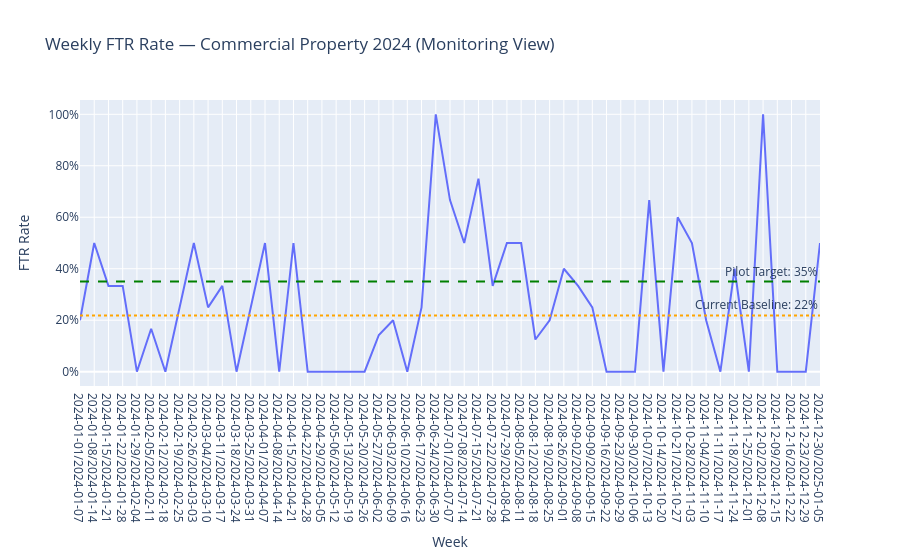

Notebook cell for this chart:
### Code cell
# ── Weekly FTR trend (simulated — showing how monitoring would look) ───────────
history["timestamp_dt"] = pd.to_datetime(history["timestamp"], format="%m/%d/%Y %I:%M %p")
history["week"] = history["timestamp_dt"].dt.to_period("W").astype(str)

weekly_ftr = (claims.merge(
    history.groupby("claim_id")["timestamp_dt"].min().reset_index(name="first_event"),
    on="claim_id")
 .assign(week=lambda d: pd.to_datetime(d["first_event"]).dt.to_period("W").astype(str))
 .groupby("week")
 .apply(lambda g: (g["final_group"]=="0").mean())
 .reset_index(name="ftr_rate"))

fig = px.line(weekly_ftr, x="week", y="ftr_rate",
              title="Weekly FTR Rate — Commercial Property 2024 (Monitoring View)",
              labels={"week": "Week", "ftr_rate": "FTR Rate"})
fig.add_hline(y=0.35, line_dash="dash", line_color="green",
              annotation_text="Pilot Target: 35%")
fig.add_hline(y=ftr_rate, line_dash="dot", line_color="orange",
              annotation_text=f"Current Baseline: {ftr_rate*100:.0f}%")
fig.update_yaxes(tickformat=".0%")
fig.show()

### Figure 1 — Plotly figure (JSON) as saved in the notebook; plotly's stock layout.template omitted (floating-point values rounded to 4 significant figures)
{"data": [{"hovertemplate": "Week=%{x}<br>FTR Rate=%{y}<extra></extra>", "legendgroup": "", "line": {"color": "#636efa", "dash": "solid"}, "marker": {"symbol": "circle"}, "mode": "lines", "name": "", "orientation": "v", "showlegend": false, "type": "scatter", "x": ["2024-01-01/2024-01-07", "2024-01-08/2024-01-14", "2024-01-15/2024-01-21", "2024-01-22/2024-01-28", "2024-01-29/2024-02-04", "2024-02-05/2024-02-11", "2024-02-12/2024-02-18", "2024-02-19/2024-02-25", "2024-02-26/2024-03-03", "2024-03-04/2024-03-10", "2024-03-11/2024-03-17", "2024-03-18/2024-03-24", "2024-03-25/2024-03-31", "2024-04-01/2024-04-07", "2024-04-08/2024-04-14", "2024-04-15/2024-04-21", "2024-04-22/2024-04-28", "2024-04-29/2024-05-05", "2024-05-06/2024-05-12", "2024-05-13/2024-05-19", "2024-05-20/2024-05-26", "2024-05-27/2024-06-02", "2024-06-03/2024-06-09", "2024-06-10/2024-06-16", "2024-06-17/2024-06-23", "2024-06-24/2024-06-30", "2024-07-01/2024-07-07", "2024-07-08/2024-07-14", "2024-07-15/2024-07-21", "2024-07-22/2024-07-28", "2024-07-29/2024-08-04", "2024-08-05/2024-08-11", "2024-08-12/2024-08-18", "2024-08-19/2024-08-25", "2024-08-26/2024-09-01", "2024-09-02/2024-09-08", "2024-09-09/2024-09-15", "2024-09-16/2024-09-22", "2024-09-23/2024-09-29", "2024-09-30/2024-10-06", "2024-10-07/2024-10-13", "2024-10-14/2024-10-20", "2024-10-21/2024-10-27", "2024-10-28/2024-11-03", "2024-11-04/2024-11-10", "2024-11-11/2024-11-17", "2024-11-18/2024-11-24", "2024-11-25/2024-12-01", "2024-12-02/2024-12-08", "2024-12-09/2024-12-15", "2024-12-16/2024-12-22", "2024-12-23/2024-12-29", "2024-12-30/2025-01-05"], "xaxis": "x", "y": [0.2, 0.5, 0.3333, 0.3333, 0.0, 0.1667, 0.0, 0.25, 0.5, 0.25, 0.3333, 0.0, 0.25, 0.5, 0.0, 0.5, 0.0, 0.0, 0.0, 0.0, 0.0, 0.1429, 0.2, 0.0, 0.25, 1.0, 0.6667, 0.5, 0.75, 0.3333, 0.5, 0.5, 0.125, 0.2, 0.4, 0.3333, 0.25, 0.0, 0.0, 0.0, 0.6667, 0.0, 0.6, 0.5, 0.2, 0.0, 0.4, 0.0, 1.0, 0.0, 0.0, 0.0, 0.5], "yaxis": "y"}], "layout": {"annotations": [{"showarrow": false, "text": "Pilot Target: 35%", "x": 1, "xanchor": "right", "xref": "x domain", "y": 0.35, "yanchor": "bottom", "yref": "y"}, {"showarrow": false, "text": "Current Baseline: 22%", "x": 1, "xanchor": "right", "xref": "x domain", "y": 0.2188, "yanchor": "bottom", "yref": "y"}], "legend": {"tracegroupgap": 0}, "shapes": [{"line": {"color": "green", "dash": "dash"}, "type": "line", "x0": 0, "x1": 1, "xref": "x domain", "y0": 0.35, "y1": 0.35, "yref": "y"}, {"line": {"color": "orange", "dash": "dot"}, "type": "line", "x0": 0, "x1": 1, "xref": "x domain", "y0": 0.2188, "y1": 0.2188, "yref": "y"}], "title": {"text": "Weekly FTR Rate — Commercial Property 2024 (Monitoring View)"}, "xaxis": {"anchor": "y", "domain": [0.0, 1.0], "title": {"text": "Week"}}, "yaxis": {"anchor": "x", "domain": [0.0, 1.0], "tickformat": ".0%", "title": {"text": "FTR Rate"}}}}
